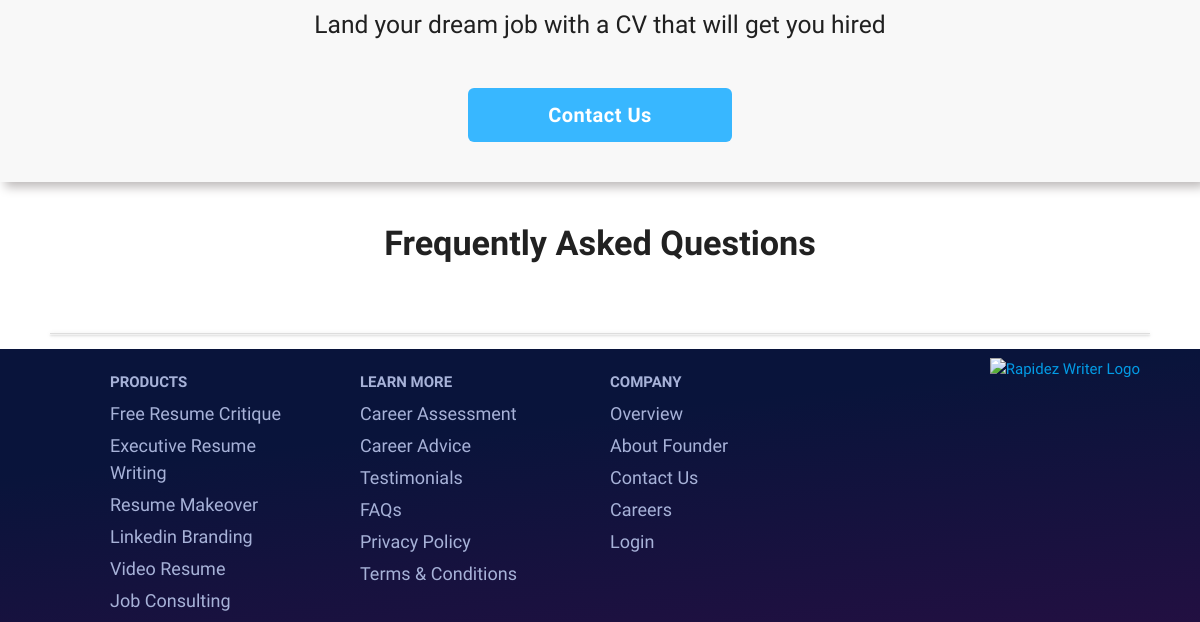
The app's page /Resume-Writing (lower part), older data.
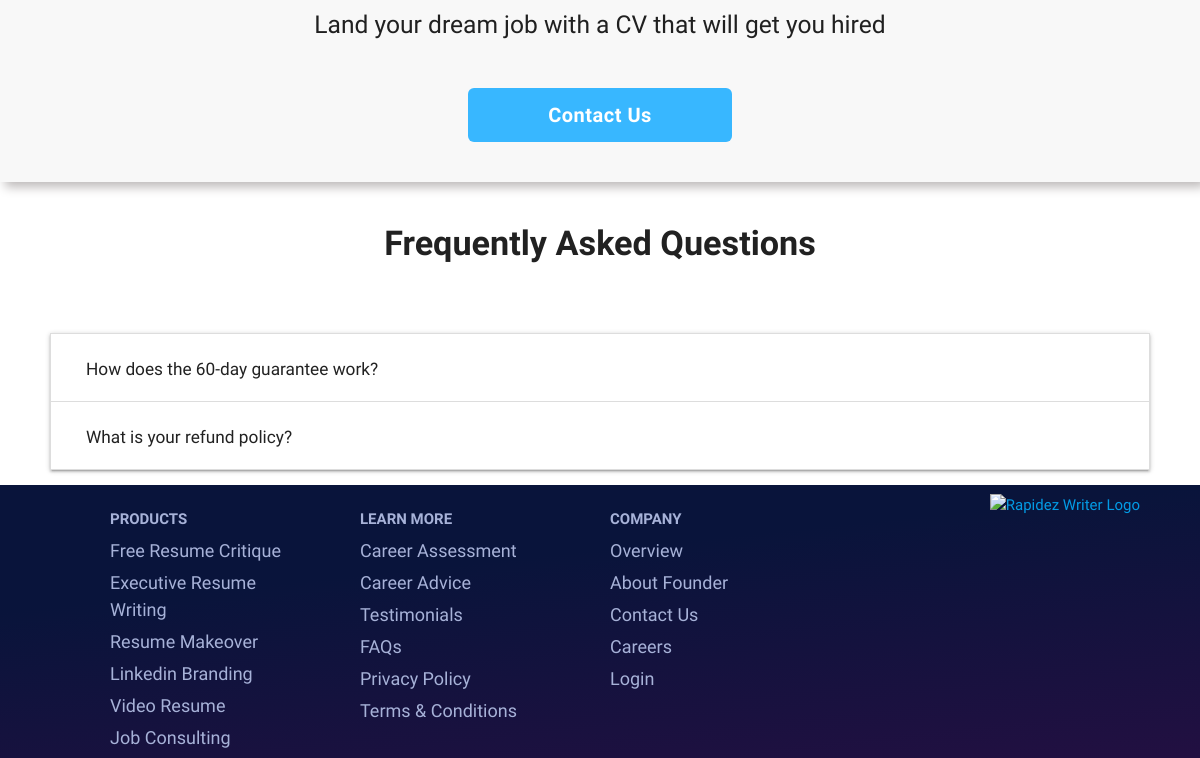
The same page, newer data.
### main/models.py (models this page shows, shortened)
class FAQ(models.Model):
    category = models.CharField(max_length=300, choices=FAQ_CHOICES)
    heading = models.CharField(max_length=300)
    description = RichTextUploadingField(blank=True, null=True)

### main/views.py (the view)
# urls.py: path('Resume-Writing', views.resume_writing, name="resumeWriting"),
def resume_writing(request):
    faq = FAQ.objects.filter(category='Help & Support')
    return render(request,"resume_writing.html", {'faqs':faq})

### Template/resume_writing.html (shortened to what this page needs)
{% load static %}
<!DOCTYPE html>
<html>
  <head>
    <link
      rel="stylesheet"
      href="{% static '/fontawesome-free-5.14.0-web/css/all.min.css' %}"
    />
    <link
      rel="stylesheet"
      href="{% static '/fontawesome-free-5.14.0-web/css/fontawesome.min.css' %}"
    />
    <link
      rel="stylesheet"
      href="https://stackpath.bootstrapcdn.com/font-awesome/4.7.0/css/font-awesome.min.css"
    />
    <link
      type="text/css"
      rel="stylesheet"
      href="{% static '/materialize/css/materialize.min.css' %}"
      media="screen,projection"
    />
    <link rel="stylesheet" href="{% static '/css/service--rw.css' %}" />
    <link
      rel="stylesheet"
      href="{% static '/lightbox2-dev/dist/css/lightbox.min.css' %}"
    />
    <link rel="stylesheet" href="{% static '/slick-1.8.1/slick/slick.css' %}" />
    <link
      rel="stylesheet"
      href="{% static '/slick-1.8.1/slick/slick-theme.css' %}"
    />
  </head>
  <body>
    <br />
    <br />
    <br />
    <div class="quote">
      <h5 style="font-weight: 200;">Land your dream job with a CV that will get you hired</h5>
      <a href="{% url 'contactUs' %}" class="btn-large hiw-contact-btn">Contact Us</a>
    </div>
    <div class="faq0">
      <h4>Frequently Asked Questions</h4>
    </div>
    <div class="faq1 ">
      <ul class="collapsible expandable">
        {% for faq in faqs %}
        <li>
          <div class="collapsible-header">
            <h6>{{ faq.heading }}</h6>
          </div>
        </li>
        {% endfor %}
      </ul>
    </div>
     <footer class="footer">
      <div class="product">
        <h5>PRODUCTS</h5>
        <a href="{% url 'resumeAnalysis:resumeAnalysis' %}"><p>Free Resume Critique</p></a>
        <a href="{% url 'resumeWriting' %}"><p>Executive Resume Writing</p></a>
        <a href="{% url 'resumeMakeover' %}"><p>Resume Makeover</p></a>
        <a href="{% url 'linkedIn' %}"><p>Linkedin Branding</p></a>
        <a href="{% url 'resumeVideo' %}"><p>Video Resume</p></a>
        <a href="{% url 'resumeConsulting' %}"><p>Job Consulting</p></a>
      </div>
      <div class="learn">
        <h5>LEARN MORE</h5>
        <a href="{% url 'quizes_list' %}"><p>Career Assessment</p></a>
        <a href="{% url 'career_list_page' %}"><p>Career Advice</p></a>
        <a href="{% url 'testimonials' %}"><p>Testimonials</p></a>
        <a href="{% url 'faq' %}"><p>FAQs</p></a>
        <a href="{% url 'privacypolicy' %}"><p>Privacy Policy</p></a>
        <a href="{% url 'terms' %}"><p>Terms & Conditions</p></a>
      </div>
      <div class="company">
        <h5>COMPANY</h5>
        <a href="{% url 'about' %}"><p>Overview</p></a>
        <a href="{% url 'about' %}#aboutFounder"><p>About Founder</p></a>
        <a href="{% url 'contactUs' %}"><p>Contact Us</p></a>
        <a href="{% url 'job_page' %}"><p>Careers</p></a>
        {% if user.is_authenticated %}
        <a href="{% url 'logout' %}"> <p> Logout </p></a>
        {% else %}
        <a href="{% url 'login' %}"> <p> Login </p></a>
        {% endif %}
      </div>
      <div class="branded">
        <a href="{% url 'home' %}">
        <img
        class="desk_logo"
        src="{% static '/image/homepage_logo_small-removebg.png' %}"
        alt="Rapidez Writer Logo"
         />
        <ul class="socialmedia-icons">
        <li>
        <a
	  href="https://www.google.com/maps/place//data=!4m2!3m1!1s0x3bae3f8b54c6882b:0xade680c7e44156dc?source=g.page.m"
        style="color: #dbe0f2"
        target="blank">
        <i
          class="fab fa-google fa-2x"
          aria-hidden="true"
        ></i>
        </a>
        </li>
        <li>
        <a
        href="https://www.linkedin.com/company/rapidezwriters/"
        style="color: #dbe0f2"
        target="blank">
        <i
          class="fab fa-linkedin fa-2x"
          aria-hidden="true">
        </i>
        </a>
        </li>
        <li>
          <a
	  href="https://www.facebook.com/Rapidezwriter"
            style="color: #dbe0f2"
            target="blank">
            <i
            class="fab fa-facebook fa-2x"
            aria-hidden="true">
          </i>
          </a>
        </li>
        <li>
        <a
	  href="https://www.instagram.com/rapidezwriters/"
          style="color: #dbe0f2"
          target="blank">
          <i
          class="fab fa-instagram fa-2x"
          aria-hidden="true"
          >
        </i>
        </a>
        </li>
        <li>
          <a
	  href="https://www.youtube.com/channel/UCaabk3MePID64Vh6R1-8Fhg"
            style="color: #dbe0f2"
            target="blank">
            <i
	 class="fab fa-youtube fa-2x"
 	 aria-hidden="true">
 	 </i>
 	 </a>
 	 </li>
 	 <li>
 	 <a
 	 href="https://rapidezwriterbyprashanthmudaliar.quora.com/"
 	 style="color: #dbe0f2"
 	 target="blank">
 	 <i
 	 class="fab fa-quora fa-2x"
            aria-hidden="true"
            >
          </i>
          </a>
        </li>
        </ul>
      </div>
    </footer>
  </body>
</html>

### static/css/service--rw.css (style rules this page uses)
* { margin: 0; padding: 0; box-sizing: border-box; font-family: "Muli"; }
p, li { font-size: 18px; }
.quote { text-align: center; background: #f8f8f8; height: auto; box-shadow: 5px 5px 10px #bdb9b9; margin-top: -4em; padding-top: 2em; }
.hiw-contact-btn { background-color: #38b7ff; border-color: #303D46; border-radius: 0.3em; box-shadow: none; color: #fff; font-size: 18px; font-weight: 600; padding: 0 4em; margin: 2em; }
.faq1 h6 { margin-left: 20px; }
.faq0 h4 { font-weight: bold; text-align: center; padding: 20px; }
.faq1 { margin: 50px; margin-bottom: 0px; }
.footer { display: grid; grid-template-columns: repeat(3, 250px) 1fr; height: 273px; padding: 9px 60px; background: #09143b; color: #6275b975; background-image: linear-gradient( 174deg, rgba(59, 11, 72, 0) 32%, rgba(59, 11, 72, 0.5) ); position: relative; bottom: 0; left: 0; width: 100%; }
.product, .learn, .company { margin-left: 50px; }
.footer h5 { font-size: 15px; font-weight: 600; color: #a7b2d8; }
.footer p { font-size: 18px; font-weight: 500; margin-bottom: 5px; color: #a7b2d8; }
.branded { text-align: right; }
.btn-large { text-transform: none; font-size: 20px; font-weight: 600; }
.footer .desk_logo { height: 6.5rem; width: auto; }
ul.socialmedia-icons { margin: 0; padding: 0; }
ul.socialmedia-icons li { display: inline-block; margin: 6px; font-size: 1em; }

Row changes from the older to the newer data that the page shows:
added FAQ: heading "How does the 60-day guarantee work?"
added FAQ: heading "What is your refund policy?"
